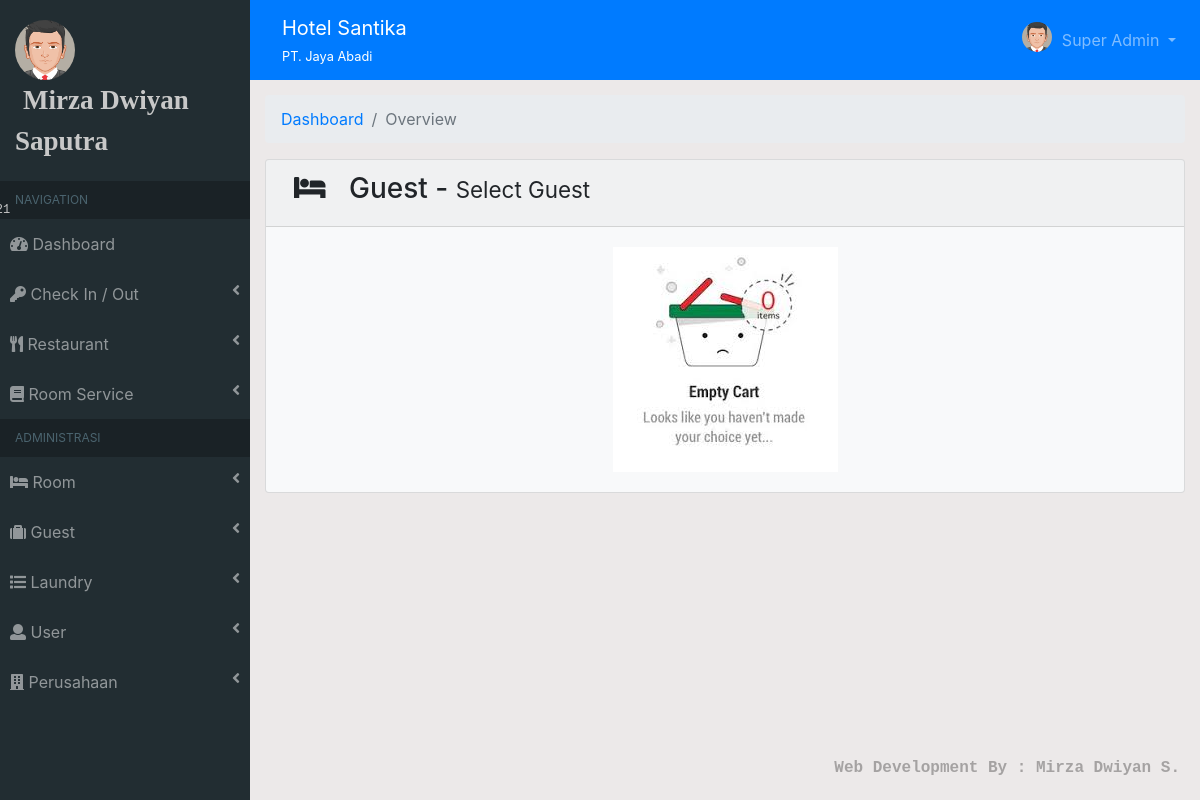
The app's page /?module=chek_out (signed in), older data.
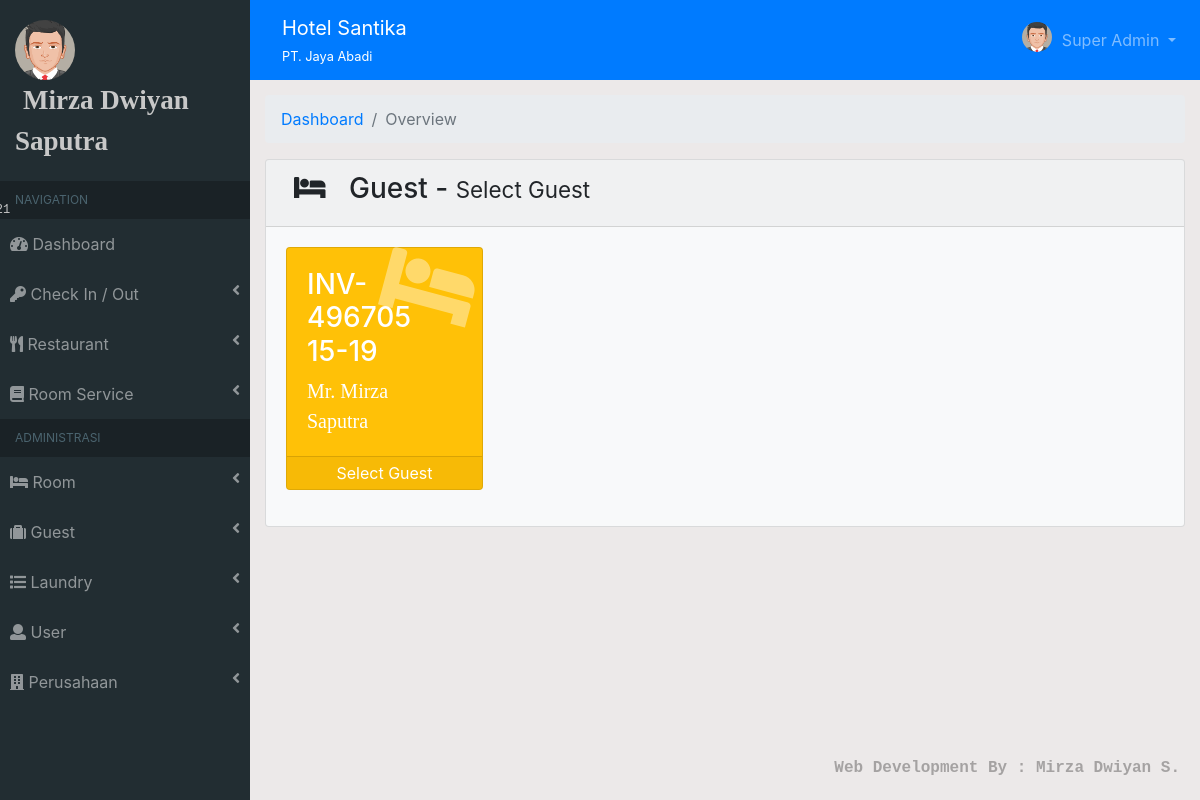
The same page, newer data.
### tables this page shows
CREATE TABLE `transaksi_kamar` (
  `id_transaksi_kamar` varchar(11) NOT NULL,
  `no_invoice` varchar(20) NOT NULL,
  `tanggal` date NOT NULL,
  `id_tamu` varchar(11) NOT NULL,
  `id_kamar` int(11) DEFAULT NULL,
  `jumlah_dewasa` varchar(10) DEFAULT NULL,
  `jumlah_anak` varchar(10) DEFAULT NULL,
  `tgl_checkin` date NOT NULL,
  `waktu_checkin` varchar(20) NOT NULL,
  `tgl_checkout` date NOT NULL,
  `waktu_checkout` varchar(20) NOT NULL,
  `total_biaya_kamar` varchar(20) NOT NULL,
  `bayar` varchar(30) NOT NULL,
  `diskon` int(11) NOT NULL,
  `deposit` varchar(20) NOT NULL,
  `surcharge` varchar(30) NOT NULL,
  `total` int(11) NOT NULL,
  `metode_pembayaran` varchar(100) NOT NULL,
  `metode_deposit` varchar(200) NOT NULL,
  `status` varchar(50) NOT NULL
);

CREATE TABLE `tamu` (
  `id_tamu` varchar(11) NOT NULL,
  `prefix` char(20) NOT NULL,
  `nama_depan` varchar(100) NOT NULL,
  `nama_belakang` varchar(100) NOT NULL,
  `tipe_identitas` varchar(50) NOT NULL,
  `no_identitas` varchar(30) NOT NULL,
  `warga_negara` varchar(30) NOT NULL,
  `jalan` varchar(50) NOT NULL,
  `no_jalan` varchar(10) NOT NULL,
  `kabupaten` char(50) NOT NULL,
  `provinsi` char(50) NOT NULL,
  `no_telp` varchar(30) NOT NULL
);

### template/module/chek_out.php (the view)
<?php
    $query = mysqli_query($conn, "SELECT transaksi_kamar.*, tamu.* FROM transaksi_kamar, tamu WHERE tamu.id_tamu=transaksi_kamar.id_tamu && transaksi_kamar.status='check in'");
?>
<div class="container-fluid">
    <ol class="breadcrumb">
        <li class="breadcrumb-item"><a href="?dashboard">Dashboard</a></li>
        <li class="breadcrumb-item active">Overview</li>
    </ol>
    <div class="card bg-light">
        <div class="card-header"><h3><i class="fas fa-bed pr-3 pl-2"></i> Guest - <span class="small">Select Guest</span></h3></div>
        <div class="card-body">
            <?php if(mysqli_num_rows($query) > 0){ ?>
            <div class="row">
                <?php foreach($query as $i) : ?>
                <div class="col-sm-3 mb-3">
                    <div class="card bg-warning text-white">
                        <div class="card-body">
                            <div class="card-body-icon"><i class="fas fa-bed"></i></div>
                            <div class="mr-5">
                            <h3><?=$i['no_invoice'];?></h3>
                            <span style="font-family: times;font-size: 20px"><?=$i['prefix'] .'. '. $i['nama_depan'] .' '. $i['nama_belakang'];?></span>
                            </div>
                        </div>
                        <a href="?module=chek_out_add&&id_transaksi=<?=$i['id_transaksi_kamar'];?>" class="card-footer text-center text-white clearfix z-1 p-1">Select Guest</a>
                    </div>
                </div>
                <?php endforeach; ?>
            </div>
            <?php } else { ?>
                <center><img src="assets/img/empty_cart.jpg" alt=""></center>
            <?php } ?>
        </div>
    </div>
</div>

Row changes from the older to the newer data that the page shows:
added transaksi_kamar: no_invoice "INV-49670515-19", id_tamu.prefix "Mr", id_tamu.nama_depan "Mirza", id_tamu.nama_belakang "Saputra"
